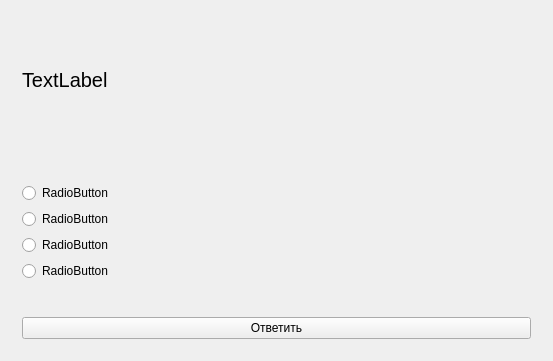
<?xml version="1.0" encoding="UTF-8"?>
<ui version="4.0">
 <class>Widget</class>
 <widget class="QWidget" name="Widget">
  <property name="geometry">
   <rect>
    <x>0</x>
    <y>0</y>
    <width>553</width>
    <height>361</height>
   </rect>
  </property>
  <property name="windowTitle">
   <string>Widget</string>
  </property>
  <layout class="QVBoxLayout" name="verticalLayout">
   <item>
    <widget class="QStackedWidget" name="stackedWidget">
     <property name="currentIndex">
      <number>1</number>
     </property>
     <widget class="QWidget" name="page">
      <layout class="QVBoxLayout" name="verticalLayout_2">
       <item>
        <layout class="QVBoxLayout" name="verticalLayout_3">
         <item>
          <widget class="QLabel" name="label">
           <property name="font">
            <font>
             <pointsize>18</pointsize>
             <weight>50</weight>
             <bold>false</bold>
            </font>
           </property>
           <property name="text">
            <string>Добро пожаловать! Начать тест?</string>
           </property>
           <property name="alignment">
            <set>Qt::AlignCenter</set>
           </property>
          </widget>
         </item>
         <item>
          <widget class="QPushButton" name="okButton">
           <property name="text">
            <string>Ок</string>
           </property>
          </widget>
         </item>
        </layout>
       </item>
      </layout>
     </widget>
     <widget class="QWidget" name="page_2">
      <layout class="QVBoxLayout" name="verticalLayout_5">
       <item>
        <layout class="QVBoxLayout" name="verticalLayout_4">
         <item>
          <widget class="QLabel" name="questionLabel">
           <property name="font">
            <font>
             <pointsize>15</pointsize>
            </font>
           </property>
           <property name="text">
            <string>TextLabel</string>
           </property>
          </widget>
         </item>
         <item>
          <spacer name="verticalSpacer_2">
           <property name="orientation">
            <enum>Qt::Vertical</enum>
           </property>
           <property name="sizeType">
            <enum>QSizePolicy::Fixed</enum>
           </property>
           <property name="sizeHint" stdset="0">
            <size>
             <width>20</width>
             <height>40</height>
            </size>
           </property>
          </spacer>
         </item>
         <item>
          <widget class="QRadioButton" name="first">
           <property name="text">
            <string>RadioButton</string>
           </property>
          </widget>
         </item>
         <item>
          <widget class="QRadioButton" name="second">
           <property name="text">
            <string>RadioButton</string>
           </property>
          </widget>
         </item>
         <item>
          <widget class="QRadioButton" name="third">
           <property name="text">
            <string>RadioButton</string>
           </property>
          </widget>
         </item>
         <item>
          <widget class="QRadioButton" name="fourth">
           <property name="text">
            <string>RadioButton</string>
           </property>
          </widget>
         </item>
         <item>
          <spacer name="verticalSpacer_3">
           <property name="orientation">
            <enum>Qt::Vertical</enum>
           </property>
           <property name="sizeType">
            <enum>QSizePolicy::Preferred</enum>
           </property>
           <property name="sizeHint" stdset="0">
            <size>
             <width>20</width>
             <height>30</height>
            </size>
           </property>
          </spacer>
         </item>
         <item>
          <widget class="QPushButton" name="answerButton">
           <property name="text">
            <string>Ответить</string>
           </property>
          </widget>
         </item>
        </layout>
       </item>
      </layout>
     </widget>
    </widget>
   </item>
  </layout>
 </widget>
 <layoutdefault spacing="6" margin="11"/>
 <resources/>
 <connections/>
</ui>
